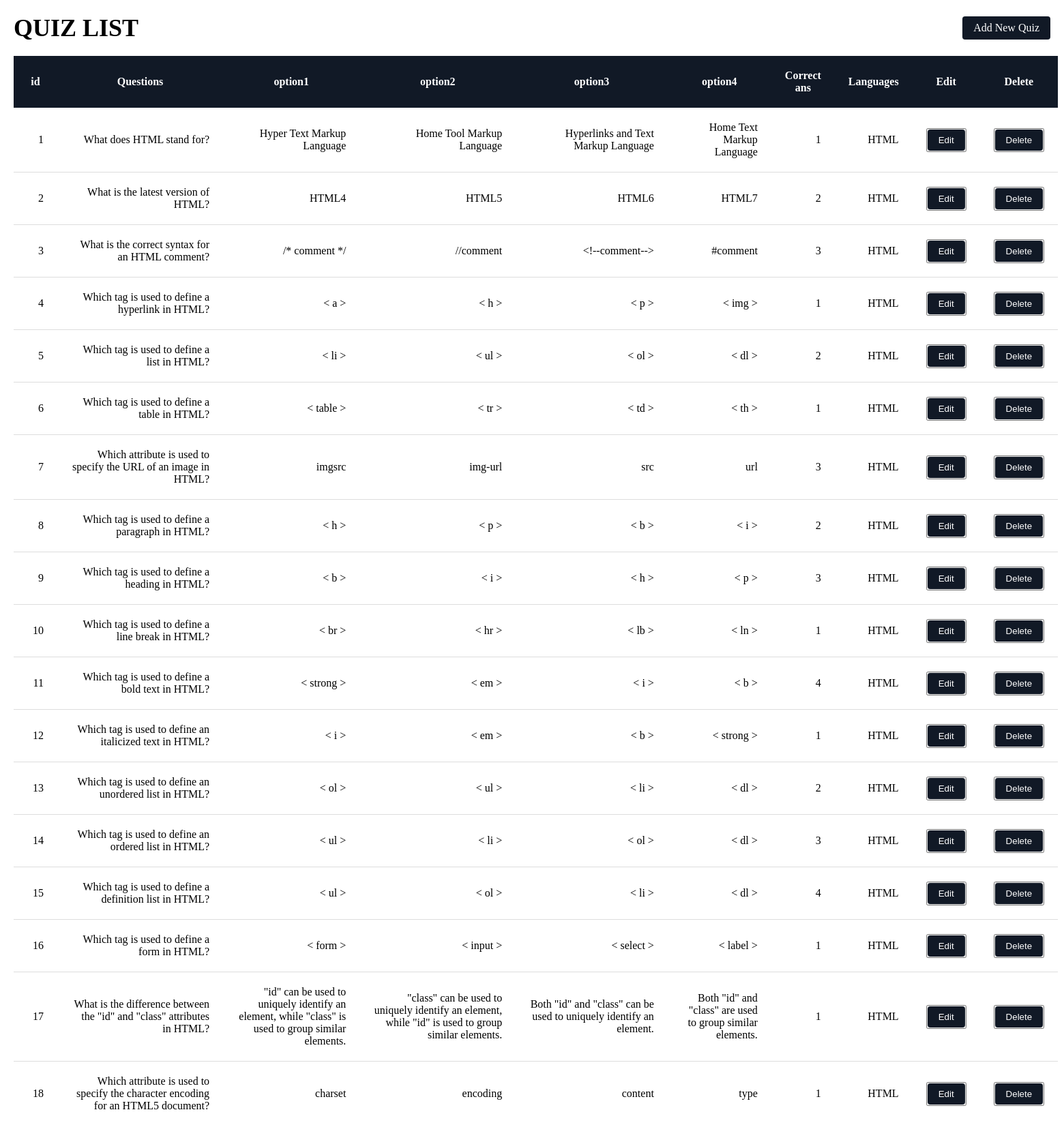
The page /Quizes/QuizeManagement.php (upper part) on the database its author committed.
### tables this page shows
CREATE TABLE `quiz` (
  `question_id` int(11) NOT NULL,
  `questions` varchar(255) NOT NULL,
  `option1` varchar(255) NOT NULL,
  `option2` varchar(255) NOT NULL,
  `option3` varchar(255) NOT NULL,
  `option4` varchar(255) NOT NULL,
  `correct_ans_id` tinyint(1) NOT NULL,
  `languages` varchar(50) NOT NULL
);

### Quizes/QuizeManagement.php (the view, shortened to what this page needs)
<!DOCTYPE html>
<html lang="en">
<head>
    <link rel="stylesheet" href= "Table_Index.css">
</head>
<body>
    <div class="container">
        <header class="head">
            <h1>QUIZ LIST</h1>
            <div>
                <a href="add.php" class="btn btn-primary">Add New Quiz</a>
            </div>
        </header>
        <table class="table">
        <thead>
            <tr>
                <th>id</th>
                <th>Questions</th>
                <th>option1</th>
                <th>option2</th>
                <th>option3</th>
                <th>option4</th>
                <th>Correct ans</th>
                <th>Languages</th>
                <th>Edit</th>
                <th>Delete</th>
            </tr>
        </thead>
        <tbody>
        <?php
        include('connection.php');
        $sqlSelect = "SELECT * FROM  quiz";
        $result = mysqli_query($conn,$sqlSelect);
        while($data = mysqli_fetch_array($result)){
            ?>
            <tr>
                <td><?php echo $data['question_id']; ?></td>
                <td><?php echo $data['questions']; ?></td>
                <td><?php echo $data['option1']; ?></td>
                <td><?php echo $data['option2']; ?></td>
                <td><?php echo $data['option3']; ?></td>
                <td><?php echo $data['option4']; ?></td>
                <td><?php echo $data['correct_ans_id']; ?></td>
                <td><?php echo $data['languages']; ?></td>
                <td>
                    <button><a href="QuizEdit.php?question_id=<?php echo $data['question_id']; ?>" class="btn ">Edit</a></button>
</td>
<td>
    <button>
                    <a href="QuizDelete.php?question_id=<?php echo $data['question_id']; ?>" class="btn ">Delete</a>
                    </button>
                    </td>
            </tr>
            <?php
        }
        ?>
        </tbody>
        </table>
    </div>
</body>
</html>

### Quizes/Table_Index.css (style rules this page uses)
* { margin:0; padding:0; }
.container { max-width: 100%; margin: 0 ; padding:20px; }
.head { display:flex; justify-content: space-between; align-items: center; margin-bottom: 20px; }
h1 { margin:0; font-size: 36px; }
.btn { display:inline-block; padding: 8px 16px; background-color: rgb(17, 25, 38); color:#fff; text-decoration: none; border-radius: 4px; }
.table { width:100%; border-collapse: collapse; margin-right:20px; float:left; }
.table thead th { background-color: rgb(17, 25, 38); color: #fff; padding: 10px; text-align: center; }
.table tbody td { border-bottom: 1px solid #ddd; }

### Quizes/QuizeManagement.php (style rules this page uses)
table td, table th { vertical-align:middle; text-align:right; padding:20px!important; }

### rows shown on the page
quiz: question_id "1", questions "What does HTML stand for?", option1 "Hyper Text Markup Language", option2 "Home Tool Markup Language", option3 "Hyperlinks and Text Markup Language", option4 "Home Text Markup Language", correct_ans "1", languages "HTML"
quiz: question_id "2", questions "What is the latest version of HTML?", option1 "HTML4", option2 "HTML5", option3 "HTML6", option4 "HTML7", correct_ans "2", languages "HTML"
quiz: question_id "3", questions "What is the correct syntax for an HTML comment?", option1 "/* comment */", option2 "//comment", option3 "<!--comment-->", option4 "#comment", correct_ans "3", languages "HTML"
quiz: question_id "4", questions "Which tag is used to define a hyperlink in HTML?", option1 "< a >", option2 "< h >", option3 "< p >", option4 "< img >", correct_ans "1", languages "HTML"
quiz: question_id "5", questions "Which tag is used to define a list in HTML?", option1 "< li >", option2 "< ul >", option3 "< ol >", option4 "< dl >", correct_ans "2", languages "HTML"
quiz: question_id "6", questions "Which tag is used to define a table in HTML?", option1 "< table >", option2 "< tr >", option3 "< td >", option4 "< th >", correct_ans "1", languages "HTML"
quiz: question_id "7", questions "Which attribute is used to specify the URL of an image in HTML?", option1 "imgsrc", option2 "img-url", option3 "src", option4 "url", correct_ans "3", languages "HTML"
quiz: question_id "8", questions "Which tag is used to define a paragraph in HTML?", option1 "< h >", option2 "< p >", option3 "< b >", option4 "< i >", correct_ans "2", languages "HTML"
quiz: question_id "9", questions "Which tag is used to define a heading in HTML?", option1 "< b >", option2 "< i >", option3 "< h >", option4 "< p >", correct_ans "3", languages "HTML"
quiz: question_id "10", questions "Which tag is used to define a line break in HTML?", option1 "< br >", option2 "< hr >", option3 "< lb >", option4 "< ln >", correct_ans "1", languages "HTML"
quiz: question_id "11", questions "Which tag is used to define a bold text in HTML?", option1 "< strong >", option2 "< em >", option3 "< i >", option4 "< b >", correct_ans "4", languages "HTML"
quiz: question_id "12", questions "Which tag is used to define an italicized text in HTML?", option1 "< i >", option2 "< em >", option3 "< b >", option4 "< strong >", correct_ans "1", languages "HTML"
quiz: question_id "13", questions "Which tag is used to define an unordered list in HTML?", option1 "< ol >", option2 "< ul >", option3 "< li >", option4 "< dl >", correct_ans "2", languages "HTML"
quiz: question_id "14", questions "Which tag is used to define an ordered list in HTML?", option1 "< ul >", option2 "< li >", option3 "< ol >", option4 "< dl >", correct_ans "3", languages "HTML"
quiz: question_id "15", questions "Which tag is used to define a definition list in HTML?", option1 "< ul >", option2 "< ol >", option3 "< li >", option4 "< dl >", correct_ans "4", languages "HTML"
quiz: question_id "16", questions "Which tag is used to define a form in HTML?", option1 "< form >", option2 "< input >", option3 "< select >", option4 "< label >", correct_ans "1", languages "HTML"
quiz: question_id "17", questions "What is the difference between the \"id\" and \"class\" attributes in HTML?", option1 "\"id\" can be used to uniquely identify an element, while \"class\" is used to group similar elements.", option2 "\"class\" can be used to uniquely identify an element, while \"id\" is used to group similar elements.", option3 "Both \"id\" and \"class\" can be used to uniquely identify an element.", option4 "Both \"id\" and \"class\" are used to group similar elements.", correct_ans "1", languages "HTML"
quiz: question_id "18", questions "Which attribute is used to specify the character encoding for an HTML5 document?", option1 "charset", option2 "encoding", option3 "content", option4 "type", correct_ans "1", languages "HTML"
